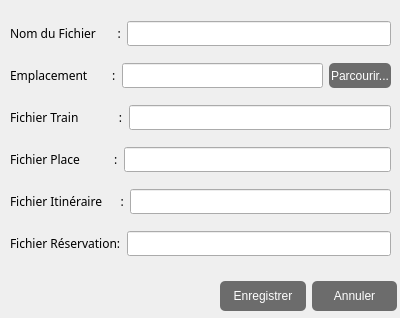
<?xml version="1.0" encoding="UTF-8"?>
<ui version="4.0">
 <class>Dialog1</class>
 <widget class="QDialog" name="Dialog1">
  <property name="geometry">
   <rect>
    <x>0</x>
    <y>0</y>
    <width>400</width>
    <height>318</height>
   </rect>
  </property>
  <property name="windowTitle">
   <string>Dialog</string>
  </property>
  <widget class="QWidget" name="layoutWidget">
   <property name="geometry">
    <rect>
     <x>220</x>
     <y>280</y>
     <width>177</width>
     <height>32</height>
    </rect>
   </property>
   <layout class="QHBoxLayout" name="horizontalLayout_6">
    <item>
     <widget class="QPushButton" name="savebtn">
      <property name="enabled">
       <bool>false</bool>
      </property>
      <property name="minimumSize">
       <size>
        <width>0</width>
        <height>30</height>
       </size>
      </property>
      <property name="cursor">
       <cursorShape>PointingHandCursor</cursorShape>
      </property>
      <property name="styleSheet">
       <string notr="true">font: 75 10pt &quot;Century Gothic&quot;;
background-color: rgb(108, 108, 108);
color: rgb(255, 255, 255);
padding: 0 2%;
border-radius: 5px;</string>
      </property>
      <property name="text">
       <string>Enregistrer</string>
      </property>
      <property name="icon">
       <iconset resource="res.qrc">
        <normaloff>:/image/image/valider.png</normaloff>:/image/image/valider.png</iconset>
      </property>
      <property name="iconSize">
       <size>
        <width>20</width>
        <height>20</height>
       </size>
      </property>
      <property name="default">
       <bool>true</bool>
      </property>
     </widget>
    </item>
    <item>
     <widget class="QPushButton" name="cancel">
      <property name="minimumSize">
       <size>
        <width>0</width>
        <height>30</height>
       </size>
      </property>
      <property name="cursor">
       <cursorShape>PointingHandCursor</cursorShape>
      </property>
      <property name="styleSheet">
       <string notr="true">font: 75 10pt &quot;Century Gothic&quot;;
background-color: rgb(108, 108, 108);
color: rgb(255, 255, 255);
padding: 0 2%;
border-radius: 5px;</string>
      </property>
      <property name="text">
       <string>Annuler</string>
      </property>
      <property name="icon">
       <iconset resource="res.qrc">
        <normaloff>:/image/image/annuler.png</normaloff>:/image/image/annuler.png</iconset>
      </property>
      <property name="iconSize">
       <size>
        <width>20</width>
        <height>20</height>
       </size>
      </property>
     </widget>
    </item>
   </layout>
  </widget>
  <widget class="QWidget" name="layoutWidget_2">
   <property name="geometry">
    <rect>
     <x>10</x>
     <y>10</y>
     <width>381</width>
     <height>261</height>
    </rect>
   </property>
   <layout class="QVBoxLayout" name="verticalLayout">
    <item>
     <layout class="QHBoxLayout" name="horizontalLayout_2">
      <item>
       <widget class="QLabel" name="label">
        <property name="font">
         <font>
          <family>Century Gothic</family>
         </font>
        </property>
        <property name="text">
         <string>Nom du Fichier       :</string>
        </property>
       </widget>
      </item>
      <item>
       <widget class="QLineEdit" name="projectName">
        <property name="font">
         <font>
          <family>Century Gothic</family>
         </font>
        </property>
       </widget>
      </item>
     </layout>
    </item>
    <item>
     <layout class="QHBoxLayout" name="horizontalLayout_5">
      <item>
       <widget class="QLabel" name="label_5">
        <property name="font">
         <font>
          <family>Century Gothic</family>
         </font>
        </property>
        <property name="text">
         <string>Emplacement        :</string>
        </property>
       </widget>
      </item>
      <item>
       <widget class="QLineEdit" name="chemin">
        <property name="font">
         <font>
          <family>Century Gothic</family>
         </font>
        </property>
       </widget>
      </item>
      <item>
       <widget class="QPushButton" name="Browse">
        <property name="minimumSize">
         <size>
          <width>0</width>
          <height>25</height>
         </size>
        </property>
        <property name="cursor">
         <cursorShape>PointingHandCursor</cursorShape>
        </property>
        <property name="styleSheet">
         <string notr="true">font: 75 10pt &quot;Century Gothic&quot;;
background-color: rgb(108, 108, 108);
color: rgb(255, 255, 255);
padding: 0 2%;
border-radius: 5px;</string>
        </property>
        <property name="text">
         <string>Parcourir...</string>
        </property>
       </widget>
      </item>
     </layout>
    </item>
    <item>
     <layout class="QHBoxLayout" name="horizontalLayout">
      <item>
       <widget class="QLabel" name="label_2">
        <property name="font">
         <font>
          <family>Century Gothic</family>
         </font>
        </property>
        <property name="text">
         <string>Fichier Train             :</string>
        </property>
       </widget>
      </item>
      <item>
       <widget class="QLineEdit" name="ficTrain">
        <property name="font">
         <font>
          <family>Century Gothic</family>
         </font>
        </property>
        <property name="readOnly">
         <bool>true</bool>
        </property>
       </widget>
      </item>
     </layout>
    </item>
    <item>
     <layout class="QHBoxLayout" name="horizontalLayout_7">
      <item>
       <widget class="QLabel" name="label_6">
        <property name="font">
         <font>
          <family>Century Gothic</family>
         </font>
        </property>
        <property name="text">
         <string>Fichier Place           :</string>
        </property>
       </widget>
      </item>
      <item>
       <widget class="QLineEdit" name="ficPlace">
        <property name="font">
         <font>
          <family>Century Gothic</family>
         </font>
        </property>
        <property name="readOnly">
         <bool>true</bool>
        </property>
       </widget>
      </item>
     </layout>
    </item>
    <item>
     <layout class="QHBoxLayout" name="horizontalLayout_3">
      <item>
       <widget class="QLabel" name="label_3">
        <property name="font">
         <font>
          <family>Century Gothic</family>
         </font>
        </property>
        <property name="text">
         <string>Fichier Itinéraire      :</string>
        </property>
       </widget>
      </item>
      <item>
       <widget class="QLineEdit" name="ficItineraire">
        <property name="font">
         <font>
          <family>Century Gothic</family>
         </font>
        </property>
        <property name="readOnly">
         <bool>true</bool>
        </property>
       </widget>
      </item>
     </layout>
    </item>
    <item>
     <layout class="QHBoxLayout" name="horizontalLayout_4">
      <item>
       <widget class="QLabel" name="label_4">
        <property name="font">
         <font>
          <family>Century Gothic</family>
         </font>
        </property>
        <property name="text">
         <string>Fichier Réservation:</string>
        </property>
       </widget>
      </item>
      <item>
       <widget class="QLineEdit" name="ficReservation">
        <property name="font">
         <font>
          <family>Century Gothic</family>
         </font>
        </property>
        <property name="readOnly">
         <bool>true</bool>
        </property>
       </widget>
      </item>
     </layout>
    </item>
   </layout>
  </widget>
  <widget class="QLineEdit" name="ficRecette">
   <property name="geometry">
    <rect>
     <x>120</x>
     <y>350</y>
     <width>268</width>
     <height>24</height>
    </rect>
   </property>
   <property name="font">
    <font>
     <family>Century Gothic</family>
    </font>
   </property>
   <property name="readOnly">
    <bool>true</bool>
   </property>
  </widget>
 </widget>
 <resources>
  <include location="res.qrc"/>
 </resources>
 <connections/>
</ui>
